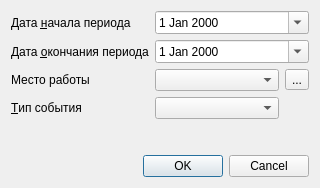
<?xml version="1.0" encoding="UTF-8"?>
<ui version="4.0">
 <class>ReportPreventiveExaminationsSetupDialog</class>
 <widget class="QDialog" name="ReportPreventiveExaminationsSetupDialog">
  <property name="geometry">
   <rect>
    <x>0</x>
    <y>0</y>
    <width>320</width>
    <height>188</height>
   </rect>
  </property>
  <property name="windowTitle">
   <string>Dialog</string>
  </property>
  <layout class="QGridLayout" name="gridLayout">
   <item row="3" column="1">
    <widget class="CRBComboBox" name="cmbEventType"/>
   </item>
   <item row="3" column="0">
    <widget class="QLabel" name="lblEventType">
     <property name="text">
      <string>&amp;Тип события</string>
     </property>
     <property name="buddy">
      <cstring>cmbEventType</cstring>
     </property>
    </widget>
   </item>
   <item row="0" column="0">
    <widget class="QLabel" name="lblBegDate">
     <property name="text">
      <string>Дата &amp;начала периода</string>
     </property>
     <property name="buddy">
      <cstring>edtBegDate</cstring>
     </property>
    </widget>
   </item>
   <item row="2" column="2">
    <widget class="QToolButton" name="btnSelectWorkOrganisation">
     <property name="text">
      <string>...</string>
     </property>
     <property name="arrowType">
      <enum>Qt::NoArrow</enum>
     </property>
    </widget>
   </item>
   <item row="2" column="0">
    <widget class="QLabel" name="lblClientOrganisation">
     <property name="text">
      <string>Место работы</string>
     </property>
     <property name="buddy">
      <cstring>cmbWorkOrganisation</cstring>
     </property>
    </widget>
   </item>
   <item row="5" column="0" colspan="3">
    <widget class="QDialogButtonBox" name="buttonBox">
     <property name="orientation">
      <enum>Qt::Horizontal</enum>
     </property>
     <property name="standardButtons">
      <set>QDialogButtonBox::Cancel|QDialogButtonBox::Ok</set>
     </property>
    </widget>
   </item>
   <item row="1" column="0">
    <widget class="QLabel" name="lblEndDate">
     <property name="text">
      <string>Дата &amp;окончания периода</string>
     </property>
     <property name="buddy">
      <cstring>edtEndDate</cstring>
     </property>
    </widget>
   </item>
   <item row="2" column="1">
    <widget class="COrgComboBox" name="cmbWorkOrganisation"/>
   </item>
   <item row="0" column="1" colspan="2">
    <widget class="CDateEdit" name="edtBegDate">
     <property name="calendarPopup">
      <bool>true</bool>
     </property>
    </widget>
   </item>
   <item row="1" column="1" colspan="2">
    <widget class="CDateEdit" name="edtEndDate">
     <property name="calendarPopup">
      <bool>true</bool>
     </property>
    </widget>
   </item>
   <item row="4" column="1">
    <spacer name="verticalSpacer">
     <property name="orientation">
      <enum>Qt::Vertical</enum>
     </property>
     <property name="sizeHint" stdset="0">
      <size>
       <width>20</width>
       <height>40</height>
      </size>
     </property>
    </spacer>
   </item>
  </layout>
 </widget>
 <customwidgets>
  <customwidget>
   <class>CDateEdit</class>
   <extends>QDateEdit</extends>
   <header>library/DateEdit</header>
  </customwidget>
  <customwidget>
   <class>CRBComboBox</class>
   <extends>QComboBox</extends>
   <header>library/crbcombobox.h</header>
  </customwidget>
  <customwidget>
   <class>COrgComboBox</class>
   <extends>QComboBox</extends>
   <header>Orgs/OrgComboBox.h</header>
  </customwidget>
 </customwidgets>
 <tabstops>
  <tabstop>edtBegDate</tabstop>
  <tabstop>edtEndDate</tabstop>
  <tabstop>cmbWorkOrganisation</tabstop>
  <tabstop>btnSelectWorkOrganisation</tabstop>
  <tabstop>cmbEventType</tabstop>
  <tabstop>buttonBox</tabstop>
 </tabstops>
 <resources/>
 <connections>
  <connection>
   <sender>buttonBox</sender>
   <signal>accepted()</signal>
   <receiver>ReportPreventiveExaminationsSetupDialog</receiver>
   <slot>accept()</slot>
   <hints>
    <hint type="sourcelabel">
     <x>248</x>
     <y>254</y>
    </hint>
    <hint type="destinationlabel">
     <x>157</x>
     <y>274</y>
    </hint>
   </hints>
  </connection>
  <connection>
   <sender>buttonBox</sender>
   <signal>rejected()</signal>
   <receiver>ReportPreventiveExaminationsSetupDialog</receiver>
   <slot>reject()</slot>
   <hints>
    <hint type="sourcelabel">
     <x>316</x>
     <y>260</y>
    </hint>
    <hint type="destinationlabel">
     <x>286</x>
     <y>274</y>
    </hint>
   </hints>
  </connection>
 </connections>
</ui>
